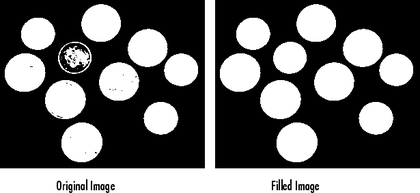
%> input picture sampletofill.tif, 420 x 193 px, shrunk from 615 x 282 before the run
$ octave --eval "minikmeans('sampletofill.tif');"   (GNU Octave 9; MATLAB toolbox functions it lacks are replaced by stand-ins)
%> lines starting %> are read from the running program, lines starting %| are printed output that depends on the picture
function minikmeans(imgloc)
%> called with imgloc = 'sampletofill.tif'
%UNTITLED Summary of this function goes here
%   Detailed explanation goes here
img = imread(imgloc);
%> img is the input picture: size 193x420x3 uint8; min 0, max 255, mean 103.4
figure
h_im = image(img);
kmat = zeros(size(img,1)*size(img,2),size(img,3));
for i = 1: size(img,1);
    for j = 1: size(img,2);
        for k = 1: size(img,3);
            kmat((i - 1)*size(img,2) + j, k) = img(i,j,k);
        end
    end
end
results = kmeans(kmat,4);
results = reshape(results,size(img,2),size(img,1));
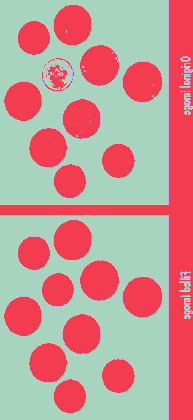
%> results: size 420x193 double; 4 distinct labels, from 1 to 4; one colour per label, 0 black
results = fliplr(results);
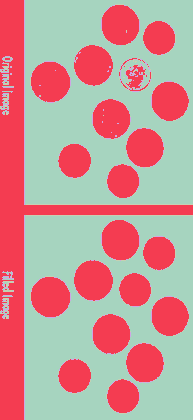
%> results: size 420x193 double; 4 distinct labels, from 1 to 4; one colour per label, 0 black
results = rot90(results);
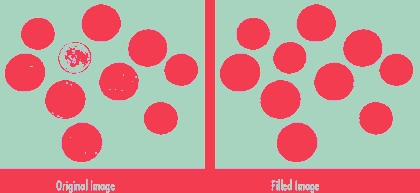
%> results: size 193x420 double; 4 distinct labels, from 1 to 4; one colour per label, 0 black
figure
imagesc(results); colormap(gray)
end
